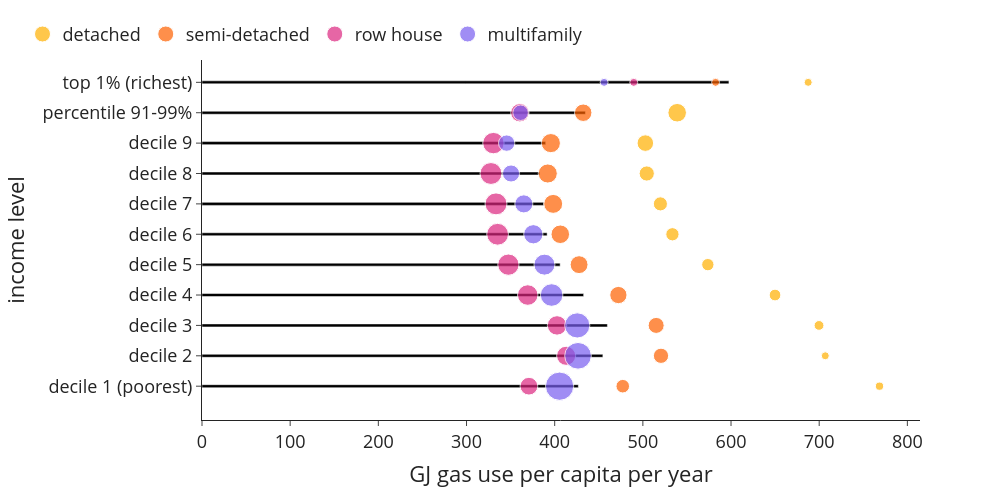

The notebook cell saved with this chart:
### Markdown cell above
#### Building energy use

### Code cell
bubblechart((use['gas'+year]*use['n_hhd']), use['n_hhdmem'+year], use['n_hhd'], 0, 1, 'GJ gas use per capita per year',class_name_long, 'GJ_per_cap_class_type')
"""interpretation: especially the highest income percentile has considerably more gas consumption per capita than the vast majority"""

### Figure 1 — Plotly figure (JSON) as saved in the notebook; plotly's stock layout.template omitted (floating-point values rounded to 4 significant figures)
{"data": [{"alignmentgroup": "True", "hovertemplate": "GJ gas use per capita per year=%{x}<br>income level=%{y}<extra></extra>", "legendgroup": "", "marker": {"color": "#000000", "pattern": {"shape": ""}}, "name": "", "offsetgroup": "", "orientation": "h", "showlegend": false, "textposition": "auto", "type": "bar", "x": [426.8, 454.6, 459.8, 432.8, 406.2, 391.4, 387.7, 383.1, 389.8, 434.8, 597.6], "xaxis": "x", "y": ["decile 1 (poorest)", "decile 2", "decile 3", "decile 4", "decile 5", "decile 6", "decile 7", "decile 8", "decile 9", "percentile 91-99%", "top 1% (richest)"], "yaxis": "y"}, {"legendrank": 0, "marker": {"color": "#ffb000", "size": [36355, 30840, 51695, 73830, 81810, 94870, 107370, 124655, 148020, 185805, 32545], "sizemin": 4, "sizemode": "area", "sizeref": 1079.0}, "mode": "markers", "name": "detached", "showlegend": true, "type": "scatter", "x": [768.4, 706.9, 699.8, 649.9, 573.7, 533.5, 519.9, 504.4, 502.8, 538.9, 687.5], "y": ["decile 1 (poorest)", "decile 2", "decile 3", "decile 4", "decile 5", "decile 6", "decile 7", "decile 8", "decile 9", "percentile 91-99%", "top 1% (richest)"]}, {"legendrank": 1, "marker": {"color": "#fe6100", "size": [99175, 125630, 138465, 161155, 172830, 185810, 193630, 196775, 197530, 164995, 13715], "sizemin": 4, "sizemode": "area", "sizeref": 1079.0}, "mode": "markers", "name": "semi-detached", "showlegend": true, "type": "scatter", "x": [477.2, 520.6, 515.1, 472.2, 427.7, 406.4, 398.3, 392.1, 395.7, 432.3, 582.5], "y": ["decile 1 (poorest)", "decile 2", "decile 3", "decile 4", "decile 5", "decile 6", "decile 7", "decile 8", "decile 9", "percentile 91-99%", "top 1% (richest)"]}, {"legendrank": 2, "marker": {"color": "#dc267f", "size": [169390, 196865, 203980, 227110, 244090, 255915, 259785, 258160, 246770, 182370, 11715], "sizemin": 4, "sizemode": "area", "sizeref": 1079.0}, "mode": "markers", "name": "row house", "showlegend": true, "type": "scatter", "x": [370.8, 413.0, 402.6, 369.4, 347.5, 335.3, 333.5, 327.7, 330.5, 360.5, 489.7], "y": ["decile 1 (poorest)", "decile 2", "decile 3", "decile 4", "decile 5", "decile 6", "decile 7", "decile 8", "decile 9", "percentile 91-99%", "top 1% (richest)"]}, {"legendrank": 3, "marker": {"color": "#785ef0", "size": [431690, 383500, 342270, 274595, 237750, 200040, 175930, 157110, 144275, 129840, 15350], "sizemin": 4, "sizemode": "area", "sizeref": 1079.0}, "mode": "markers", "name": "multifamily", "showlegend": true, "type": "scatter", "x": [405.6, 426.5, 425.6, 396.5, 388.4, 375.8, 365.0, 350.5, 345.5, 361.3, 456.1], "y": ["decile 1 (poorest)", "decile 2", "decile 3", "decile 4", "decile 5", "decile 6", "decile 7", "decile 8", "decile 9", "percentile 91-99%", "top 1% (richest)"]}], "layout": {"bargap": 0.9, "barmode": "relative", "font": {"size": 18}, "height": 500, "legend": {"orientation": "h", "tracegroupgap": 0, "x": -0.25, "xanchor": "left", "y": 1.02, "yanchor": "bottom"}, "margin": {"t": 60}, "width": 1000, "xaxis": {"anchor": "y", "domain": [0, 1], "title": {"text": "GJ gas use per capita per year"}}, "yaxis": {"anchor": "x", "domain": [0, 1], "title": {"text": "income level"}}}}
